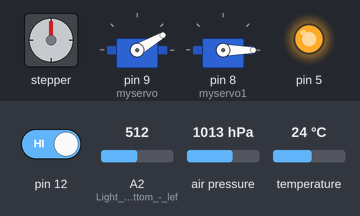
This sketch was run on a simulated Arduino Uno, built with avr-gcc and run on an emulated ATmega328P. Parts: stepper motor, 2 × servo, output pins drawn as LEDs (lit = HIGH). Wiring (inferred from the names in the program): stepper motor driver (200 steps per turn assumed): step pin 4; direction pin 3; enable pin 2. Inputs (shaded band) come from the test bench; at power-on: A2 (Light_sensor_bottom_-_lef) = 512, pin 12 HIGH, air pressure 1013 hPa, temperature 24 °C. The local clock reads 2024-03-15 10:24:30 at power-on unless the sketch sets it; pins used as bus, display or sensor lines are not drawn; what the sketch prints to the serial monitor is not drawn.

Above: at 3.2 s.
3.3 s: A2 (Light_sensor_bottom_-_lef) set to 54
7.4 s: A2 (Light_sensor_bottom_-_lef) set to 44
At 11.0 s:
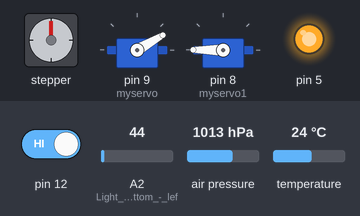
21.3 s: pin 12 driven HIGH
Timing chart, 0 to 27.1 s (numbered marks = the images above; inputs shaded):
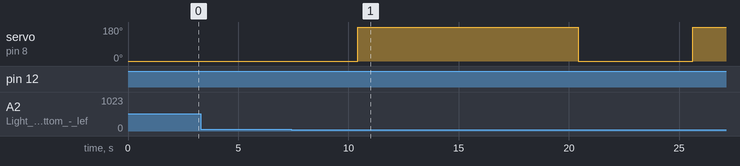

Measured:
- the behaviour switches between 50 and 49 on A2 (Light_sensor_bottom_-_lef) (found by bisection; images 0 and 1)
- after the input at 3.3 s, every drawn part: stays the same
- after the input at 7.4 s, servo on pin 8 (myservo1): 0° → 180° after 3.0 s, → 0° 10.0 s later

The sketch:

Device.ino
```cpp
#include<Servo.h>

#include <Adafruit_BMP085.h>

Adafruit_BMP085 bmp;

#include <Wire.h>
#include "RTClib.h"
RTC_DS1307 RTC;

int hourvalue,minvalue;
#define STEP_PIN 4
#define DIR_PIN 3
#define enpin 2

//Adjust this to adjust the speed*********
int delay_time=2000;

int stepsmultiplier=10;
//these pins can not be changed 2/3 are special pins

String jsonstring="";


Servo myservo;
Servo myservo1;

int topLeftLight = 0;
int topRightLight = 0;
int bottomLeftLight = 0;
int bottomRightLight = 0;
int LeftLight = 0;
int RightLight = 0;
int TopLight = 0;
int BottomLight = 0;

int servoangle=30;

int hourvalconst=0;

float temperature=0;
double pressure=0;

int curtime=0;
int prevtime=0;
int dustval=0;
void setup()
{


  pinMode(STEP_PIN,OUTPUT);
pinMode(DIR_PIN,OUTPUT);
pinMode(enpin,OUTPUT);
pinMode(5,OUTPUT);
digitalWrite(5,HIGH);


digitalWrite(DIR_PIN,0);
digitalWrite(enpin,HIGH);

    Serial.begin(9600);


  pinMode(A0, INPUT);   //Light sensor up - left
  pinMode(A1, INPUT);   //Light sensor up - right
  pinMode(A2, INPUT);   //Light sensor bottom - left
  pinMode(A3, INPUT);   //Light sensor bottom - right
  pinMode(12,INPUT_PULLUP);

 Wire.begin();
    RTC.begin();
    myservo.attach(9);
     myservo1.attach(8);

    myservo.write(30);
       myservo1.write(0);
       delay(2000);
  if (! RTC.isrunning()) {
    Serial.println("RTC is NOT running!");
    // following line sets the RTC to the date & time this sketch was compiled
    //RTC.adjust(DateTime(__DATE__, __TIME__));
  }
  if (!bmp.begin()) {
  Serial.println("Could not find a valid BMP085/BMP180 sensor, check wiring!");
  while (1) {}
  }


}

void loop()
{
  curtime=millis();

  if((curtime-prevtime)>20000)
  {
    Serial.println(jsonstring);
    prevtime=curtime;
  }
DateTime now = RTC.now();

temperature=bmp.readTemperature();


pressure=bmp.readPressure();
dustval=analogRead(A2);


    hourvalue=now.hour();

   minvalue=now.minute();
jsonstring="{\"dustj\":"+String(dustval)+",\"windj\":"+String(pressure)+",\"tempj\":"+String(temperature)+"}";


  if(digitalRead(12)==0)
  {

   hourvalconst=constrain(hourvalue,8,19);
   servoangle=map(hourvalconst,8,19,30,120);
   myservo.write(servoangle);


 topLeftLight = map(analogRead(A2),0,800,0,100);
    topRightLight = map(analogRead(A1),0,800,0,100);
    bottomLeftLight = map(analogRead(A0),0,800,0,100);
    bottomRightLight = map(analogRead(A3),0,800,0,100);
    //Calculate the average light conditions
    TopLight = ((topRightLight + topLeftLight) / 2);
    BottomLight = ((bottomRightLight + bottomLeftLight) / 2);
    LeftLight = ((topLeftLight + bottomLeftLight) / 2);
    RightLight = ((topRightLight + bottomRightLight) / 2);


   if (abs((RightLight - LeftLight)) > 12) {    //Change position only if light difference is bigger then 4%
      if (RightLight < LeftLight) {
        runstepper(10,0,2000);
      }
      if (RightLight > LeftLight) {
           runstepper(10,1,2000);
      }
    }
  }
  else
  {
     myservo.write(30);
     delay(1000);
  }

  if(pressure>95000)
  {
     runstepper(10,1,5000);
     delay(3000);
     runstepper(10,0,5000);

  }
if(hourvalue>8 && hourvalue<19)
{
  if(analogRead(A2)<50)
  {
    myservo1.write(180);
    delay(10000);
    myservo1.write(0);
    delay(1000);
  }

}

}

void runstepper(int steps, int dir, int speedd)
{

if(dir==0)
{

 for(int i=0;i<steps;i++)
{
  digitalWrite(enpin,HIGH);
  digitalWrite(DIR_PIN,dir);
  digitalWrite(STEP_PIN,HIGH);
delayMicroseconds(speedd);
digitalWrite(STEP_PIN,LOW);
delayMicroseconds(speedd);
}
stopstepper();

}
else if(dir==1)
{

 for(int i=0;i<steps;i++)
{
  digitalWrite(enpin,HIGH);
  digitalWrite(DIR_PIN,dir);
  digitalWrite(STEP_PIN,HIGH);
delayMicroseconds(speedd);
digitalWrite(STEP_PIN,LOW);
delayMicroseconds(speedd);

stopstepper();
  }
}

}


void stopstepper()
{
 digitalWrite(STEP_PIN,LOW);
 digitalWrite(enpin,HIGH);
}
```
